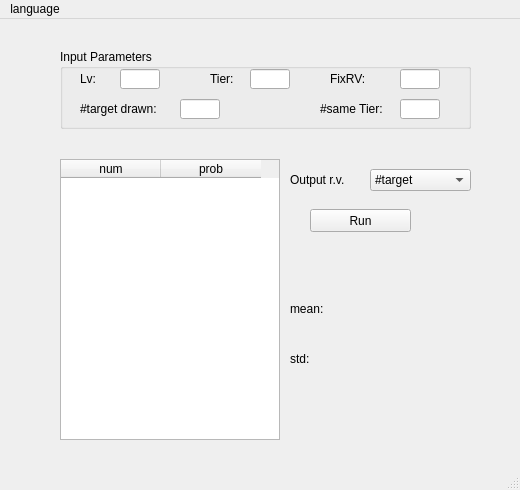
<?xml version="1.0" encoding="UTF-8"?>
<ui version="4.0">
 <class>MainWindow</class>
 <widget class="QMainWindow" name="MainWindow">
  <property name="geometry">
   <rect>
    <x>0</x>
    <y>0</y>
    <width>520</width>
    <height>490</height>
   </rect>
  </property>
  <property name="minimumSize">
   <size>
    <width>0</width>
    <height>0</height>
   </size>
  </property>
  <property name="maximumSize">
   <size>
    <width>800</width>
    <height>600</height>
   </size>
  </property>
  <property name="windowTitle">
   <string>TFT Helper</string>
  </property>
  <widget class="QWidget" name="centralwidget">
   <widget class="QTableWidget" name="resultTable">
    <property name="geometry">
     <rect>
      <x>60</x>
      <y>140</y>
      <width>220</width>
      <height>281</height>
     </rect>
    </property>
    <attribute name="verticalHeaderVisible">
     <bool>false</bool>
    </attribute>
    <column>
     <property name="text">
      <string>num</string>
     </property>
    </column>
    <column>
     <property name="text">
      <string>prob</string>
     </property>
    </column>
   </widget>
   <widget class="QComboBox" name="outputTypeCbx">
    <property name="geometry">
     <rect>
      <x>370</x>
      <y>150</y>
      <width>101</width>
      <height>22</height>
     </rect>
    </property>
    <item>
     <property name="text">
      <string>#target</string>
     </property>
    </item>
    <item>
     <property name="text">
      <string>#rolling</string>
     </property>
    </item>
   </widget>
   <widget class="QLabel" name="outputLabel">
    <property name="geometry">
     <rect>
      <x>290</x>
      <y>150</y>
      <width>71</width>
      <height>22</height>
     </rect>
    </property>
    <property name="text">
     <string>Output r.v.</string>
    </property>
   </widget>
   <widget class="QGroupBox" name="inputGbx">
    <property name="geometry">
     <rect>
      <x>60</x>
      <y>30</y>
      <width>411</width>
      <height>80</height>
     </rect>
    </property>
    <property name="title">
     <string>Input Parameters</string>
    </property>
    <widget class="QLabel" name="lvlabel">
     <property name="geometry">
      <rect>
       <x>20</x>
       <y>20</y>
       <width>40</width>
       <height>20</height>
      </rect>
     </property>
     <property name="text">
      <string>Lv:</string>
     </property>
    </widget>
    <widget class="QLineEdit" name="lvlineEdit">
     <property name="geometry">
      <rect>
       <x>60</x>
       <y>20</y>
       <width>40</width>
       <height>20</height>
      </rect>
     </property>
    </widget>
    <widget class="QLineEdit" name="tierlineEdit">
     <property name="geometry">
      <rect>
       <x>190</x>
       <y>20</y>
       <width>40</width>
       <height>20</height>
      </rect>
     </property>
    </widget>
    <widget class="QLabel" name="tierlabel">
     <property name="geometry">
      <rect>
       <x>150</x>
       <y>20</y>
       <width>40</width>
       <height>20</height>
      </rect>
     </property>
     <property name="text">
      <string>Tier:</string>
     </property>
    </widget>
    <widget class="QLabel" name="fixRVlabel">
     <property name="geometry">
      <rect>
       <x>270</x>
       <y>20</y>
       <width>60</width>
       <height>20</height>
      </rect>
     </property>
     <property name="text">
      <string>FixRV:</string>
     </property>
    </widget>
    <widget class="QLineEdit" name="fixRVEdit">
     <property name="geometry">
      <rect>
       <x>340</x>
       <y>20</y>
       <width>40</width>
       <height>20</height>
      </rect>
     </property>
    </widget>
    <widget class="QLineEdit" name="targetDrawnNumEdit">
     <property name="geometry">
      <rect>
       <x>120</x>
       <y>50</y>
       <width>40</width>
       <height>20</height>
      </rect>
     </property>
    </widget>
    <widget class="QLabel" name="targetDrawnNumlabel">
     <property name="geometry">
      <rect>
       <x>20</x>
       <y>50</y>
       <width>91</width>
       <height>20</height>
      </rect>
     </property>
     <property name="text">
      <string>#target drawn:</string>
     </property>
    </widget>
    <widget class="QLineEdit" name="sameTierNumEdit">
     <property name="geometry">
      <rect>
       <x>340</x>
       <y>50</y>
       <width>40</width>
       <height>20</height>
      </rect>
     </property>
    </widget>
    <widget class="QLabel" name="sameTierNumlabel">
     <property name="geometry">
      <rect>
       <x>260</x>
       <y>50</y>
       <width>70</width>
       <height>20</height>
      </rect>
     </property>
     <property name="text">
      <string>#same Tier:</string>
     </property>
    </widget>
   </widget>
   <widget class="QPushButton" name="runBtn">
    <property name="geometry">
     <rect>
      <x>310</x>
      <y>190</y>
      <width>101</width>
      <height>23</height>
     </rect>
    </property>
    <property name="text">
     <string>Run</string>
    </property>
    <property name="default">
     <bool>false</bool>
    </property>
   </widget>
   <widget class="QLabel" name="meanLabel">
    <property name="geometry">
     <rect>
      <x>290</x>
      <y>280</y>
      <width>100</width>
      <height>20</height>
     </rect>
    </property>
    <property name="text">
     <string>mean:</string>
    </property>
   </widget>
   <widget class="QLabel" name="stdLabel">
    <property name="geometry">
     <rect>
      <x>290</x>
      <y>330</y>
      <width>100</width>
      <height>20</height>
     </rect>
    </property>
    <property name="text">
     <string>std:</string>
    </property>
   </widget>
  </widget>
  <widget class="QMenuBar" name="menubar">
   <property name="geometry">
    <rect>
     <x>0</x>
     <y>0</y>
     <width>520</width>
     <height>23</height>
    </rect>
   </property>
   <widget class="QMenu" name="menuLanguage">
    <property name="title">
     <string>language</string>
    </property>
    <addaction name="actionEnglish"/>
    <addaction name="actionChinese"/>
   </widget>
   <addaction name="menuLanguage"/>
  </widget>
  <widget class="QStatusBar" name="statusbar"/>
  <action name="actionEnglish">
   <property name="text">
    <string>English</string>
   </property>
  </action>
  <action name="actionChinese">
   <property name="text">
    <string>中文</string>
   </property>
  </action>
 </widget>
 <resources/>
 <connections/>
</ui>
